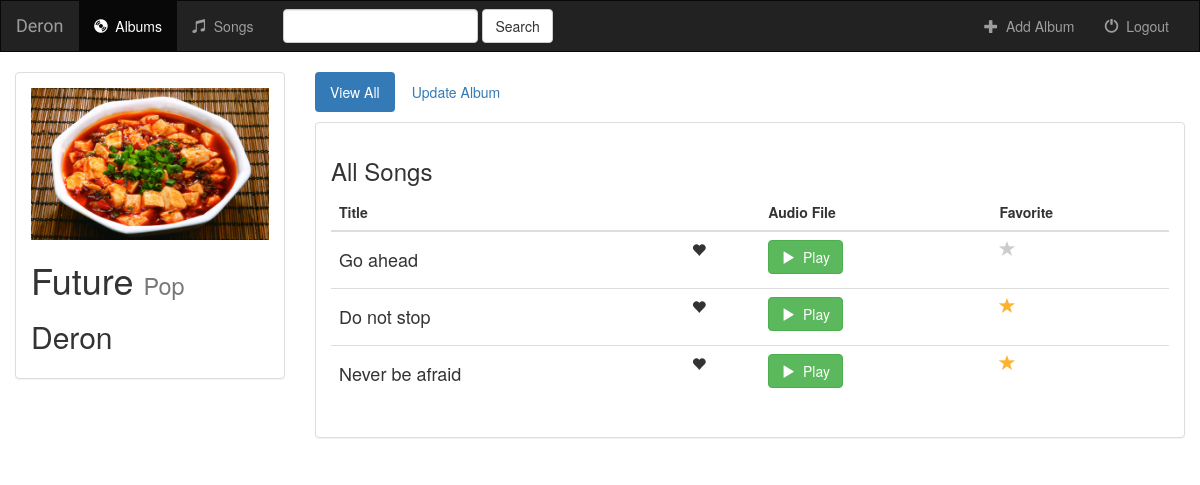
Page /music/4/ on the committed database.
### music/models.py (models this page shows, shortened)
class Album(models.Model):
    artist = models.CharField(max_length=250)
    album_title = models.CharField(max_length=500)
    genre = models.CharField(max_length=100)
    album_logo = models.FileField()
    is_favorite = models.BooleanField(default=False)

class Song(models.Model):
    album = models.ForeignKey(Album, on_delete=models.CASCADE)
    song_title = models.CharField(max_length=250)
    audio_file = models.FileField(default='')
    is_favorite = models.BooleanField(default=False)

### music/views.py (the view)
# urls.py: url(r'^(?P<pk>[0-9]+)/$', views.DetailView.as_view(), name='detail'),
class DetailView(generic.DetailView):
    model = Album
    template_name = 'music/detail.html'

### music/templates/music/detail.html (shortened to what this page needs)
{% extends 'music/base.html' %}
{% block body %}
    <div class="container-fluid songs-container">
        <div class="row">
            <div class="col-sm-4 col-md-3">
                <div class="panel panel-default">
                    <div class="panel-body">
                        <a href="{% url 'music:detail' album.id %}">
                            <img src="{{ album.album_logo.url }}" class="img-responsive">
                        </a>
                        <h1>{{ album.album_title }}
                            <small>{{ album.genre }}</small>
                        </h1>
                        <h2>{{ album.artist }}</h2>
                    </div>
                </div>
            </div>
            <div class="col-sm-8 col-md-9">
                <ul class="nav nav-pills" style="margin-bottom: 10px;">
                    <li role="presentation" class="active">
                        <a href="{% url 'music:detail' album.id %}">View All</a>
                    </li>
                    <li role="presentation">
                        <a href="{% url 'music:album-update' album.id %}">Update Album</a>
                    </li>
                </ul>
                <div class="panel panel-default">
                    <div class="panel-body">
                        <h3>All Songs</h3>
                        <table class="table">
                            <thead>
                            <tr>
                                <th>Title</th>
                                <th></th>
                                <th>Audio File</th>
                                <th>Favorite</th>
                            </tr>
                            </thead>
                            <tbody>
                            {% for song in album.song_set.all %}
                                <tr>
                                    <td>
                                        <h4>{{ song.song_title }}</h4>
                                    </td>
                                    <td>
                                        <span class="glyphicon glyphicon-heart"></span>
                                    </td>
                                    <td>
                                        <a target="_blank" href="{{ song.audio_file.url }}">
                                            <button type="button" class="btn btn-success">
                                                <span class="glyphicon glyphicon-play"></span>&nbsp; Play
                                            </button>
                                        </a>
                                    </td>
                                    <td>
                                        <a href="{% url 'music:favorite' song.id %}" class="btn-favorite" name="song">
                                            <span class="glyphicon glyphicon-star {% if song.is_favorite %} active {% endif %}"></span>
                                        </a>
                                    </td>
                                </tr>
                            {% endfor%}
                            </tbody>
                        </table>
                    </div>
                </div>
            </div>
        </div>
    </div>
{% endblock %}

### music/static/music/style.css (style rules this page uses)
body { background: white url("images/background.png"); }
.glyphicon-star { color: #CCCCCC; font-size: 16px; }
.glyphicon-star.active { color: #FDB230 }

### rows in the picture
Album: album_logo (picture), album_title "Future", genre "Pop", artist "Deron"
Song: song_title "Go ahead", is_favorite False (drawn)
Song: song_title "Do not stop", is_favorite True (drawn)
Song: song_title "Never be afraid", is_favorite True (drawn)
